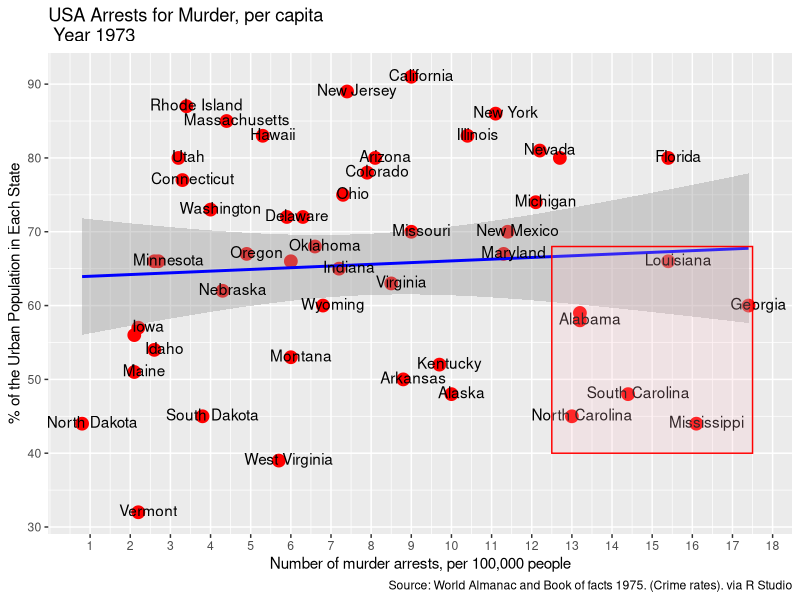

Write R code to recreate this figure.
## ---- chunk 1
options(scipen=999)
library(ggplot2)
library(datasets)
data("USArrests", package = "datasets")
ggplot(USArrests, aes(x= Murder, y=UrbanPop,)) + geom_point(aes(color = Murder), size=4, col="red") + scale_x_continuous(breaks = 1:18) + geom_smooth(method="lm", col="blue", size=1) + geom_text(label=rownames(USArrests), nudge_x = 0.25, nudge_y = 0.25, check_overlap = T) + ggtitle("USA Arrests for Murder, per capita \n Year 1973") + xlab("Number of murder arrests, per 100,000 people") + ylab("% of the Urban Population in Each State") + labs(caption = "Source: World Almanac and Book of facts 1975. (Crime rates). via R Studio") + annotate("rect", xmin=c(12.5),xmax = c(17.5), ymin = c(40), ymax = (68), alpha=0.2, color="red", fill="pink")


